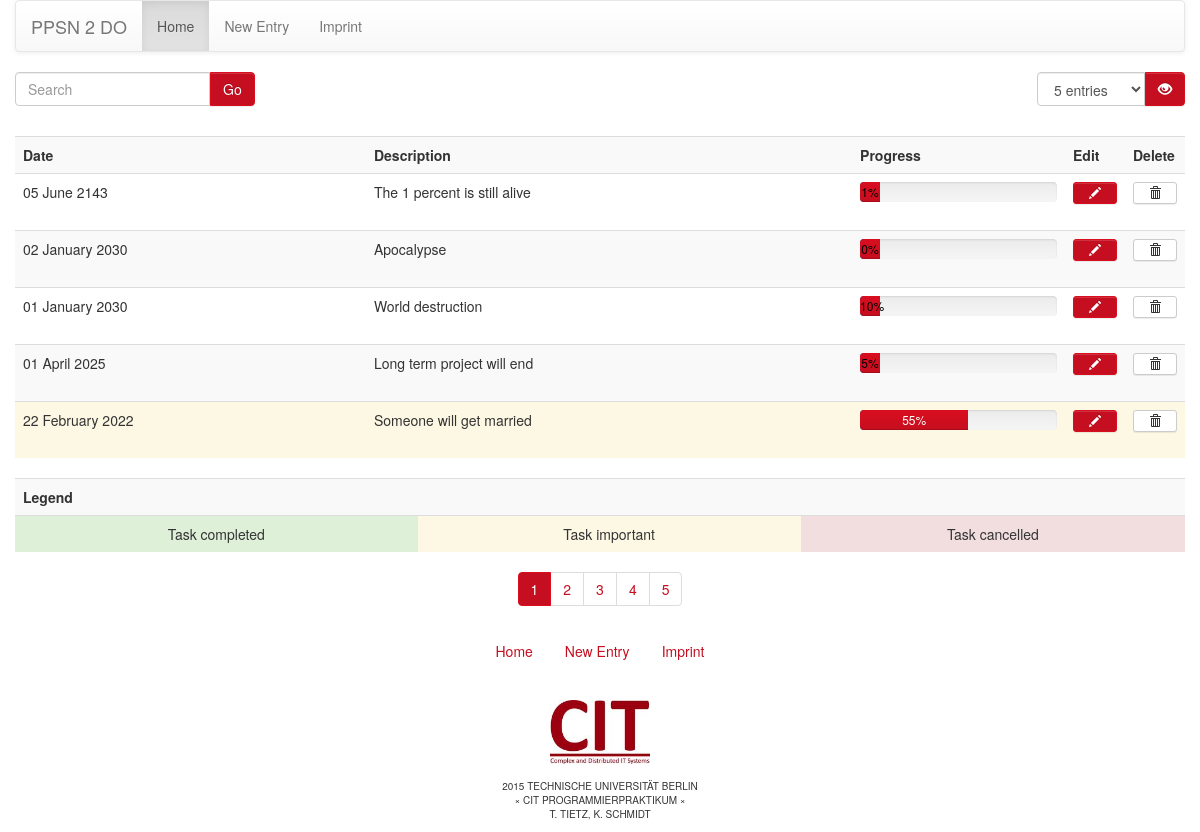
Page /todo/ on the earlier database version.
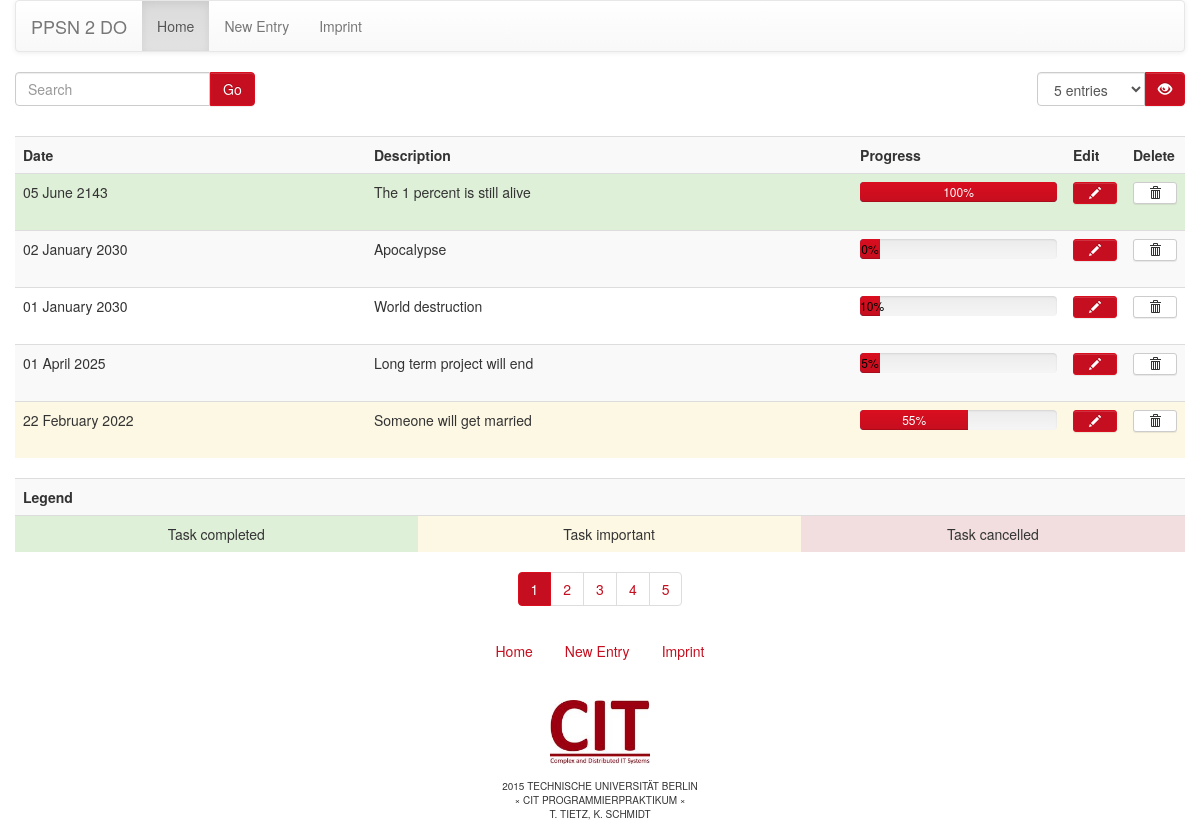
Same page on the later database version.
### todo/models.py (models this page shows, shortened)
class Task(models.Model):
    TASK_STATUS = (
        ('C', 'Cancelled'),
        ('D', 'Done'),
        ('I', 'Important'),
        ('R', 'Running'),
    )
    pub_date = models.DateTimeField("Task published", default=timezone.now)
    task_deadline = models.DateField("Task deadline", default=datetime.datetime.now)
    task_desc = models.CharField("Task description", max_length=500)
    task_progress = models.PositiveSmallIntegerField("Task progress", default=0)
    task_status = models.CharField("Task status", max_length=1, choices=TASK_STATUS, default="R")

### todo/views.py (the view, shortened to what this page needs)
def index(request):
    task_count = Task.objects.count()
    task_list = Task.objects.order_by('-task_deadline')
    list_count = request.GET.get('list_count', '5').strip().split(" ")[0]
    search_query_raw = request.GET.get('search', '').strip().split(" ")
    search_query = []
    del_query = request.GET.get('delete', '')
    page_count, pages, page = 1, 1, 1
    offset, search_count = 0, 0
    limit, info_message, warn_message, search_message = None, None, None, None
    if len(search_query_raw) > 0 and search_query_raw[0] != '':
        for s in search_query_raw:
            tasks = Task.objects.filter(task_desc__icontains=s).values('id')
            if tasks:
                for task in tasks:
                    search_query.append(task.get('id'))
        task_list = Task.objects.filter(id__in = search_query)
        search_count = task_list.count()
        search_message = str(search_count) + ' result(s) for "' + ' '.join(search_query_raw) + '"'
    else :
        if list_count == 'All':
            list_count = 0
        else:
            list_count = int(list_count)
            mod = task_count%list_count
            page_count = int(task_count/list_count)
            if mod > 0: page_count += 1
            page = request.GET.get('page', 1)
            offset = (int(page) - 1 ) * list_count
            if int(page) > 0:
                offset = (int(page) - 1 ) * list_count
                limit = int(page) * list_count
            else :
                limit = list_count
            page_count, pages, page = range(page_count), len(range(page_count)), int(page)-1
    return render(request, 'todo/index.html', {
        'task_list': task_list[offset:limit],
        'list_count': list_count,
        'page_count': page_count,
        'pages': pages,
        'page': page,
        'info_message': info_message,
        'warn_message': warn_message,
        'search_message': search_message,
    })

### todo/templates/todo/index.html (shortened to what this page needs)
<!doctype html>
<html>
<head>
{% load staticfiles %}
<link href="{% static 'todo/css/normalize.css' %}" rel="stylesheet" type="text/css">
<link href="{% static 'todo/css/bootstrap-theme.css' %}" rel="stylesheet" type="text/css">
<link href="{% static 'todo/css/bootstrap.css' %}" rel="stylesheet" type="text/css">
<link href="{% static 'todo/css/style.css' %}" rel="stylesheet" type="text/css">
</head>
<body id="page">
<div class="container">
  <header class="row">
    <nav class="navbar navbar-default">
      <div class="container-fluid">
        <div class="navbar-header"><a class="navbar-brand" href="{% url 'todo:index' %}">PPSN 2 DO</a></div>
        <div class="navbar-collapse">
          <ul class="nav navbar-nav">
            <li class="active"><a href="{% url 'todo:index' %}">Home</a></li>
            <li><a href="{% url 'todo:create' %}">New Entry</a></li>
            <li><a href="{% url 'todo:imprint' %}">Imprint</a></li>
          </ul>
        </div>
      </div>
    </nav>
  </header>
  <nav class="row" style="margin-bottom: 15px; padding-right: 0px;">
    <form action="{% url 'todo:index' %}" method="GET" class="searchForm pull-left">
      <div class="form-group pull-left">
        <input id="searchInput" name="search" type="text" class="form-control" placeholder="Search">
      </div>
      <button type="submit" class="btn btn-primary pull-left">Go</button>
    </form>
    <div class="btn-group pull-right">
      <form action="{% url 'todo:index' %}" method="GET" class="list-control">
          <button type="submit" class="btn btn-primary pull-right"><span class="glyphicon glyphicon-eye-open"></span></button>
          <select class="form-control pull-right" id="listSelect" name="list_count">
              <option{% if list_count == 5 %} selected{% endif %}>5 entries</option>
          </select>
      </form>
    </div>
  </nav>
  <div class="row" id="content">
    <table class="table table-striped table-hover" id="toDoList">
      <tr>
        <th>Date</th>
        <th>Description</th>
        <th>Progress</th>
        <th>Edit</th>
        <th>Delete</th>
      </tr>
    {% if task_list %}
      {% for task in task_list %}
      {% if task.task_status == "C" %}<tr class="danger">
      {% elif task.task_status == "D" %}<tr class="success">
      {% elif task.task_status == "I" %}<tr class="warning">
      {% else %}<tr>
      {% endif %}
        <td>{{ task.task_deadline|date:"d F Y" }}</td>
        <td>{{ task.task_desc }}</td>
        <td><div class="progress">
            <div class="progress-bar" style="min-width: 10%; width: {{ task.task_progress }}%;{% if task.task_progress <= 10 %}color: rgba(0,0,0,1);{% endif %}">{{ task.task_progress }}%</div>
          </div></td>
        <td><button type="button" class="btn btn-primary btn-xs btn-block" onclick="location.href = '{% url 'todo:edit' task.id %}'"><span class="glyphicon glyphicon-pencil"></span></button></td>
        <td><button type="button" class="btn btn-default btn-xs btn-block" data-toggle="modal" data-target="#delPopup{{ task.id }}"><span class="glyphicon glyphicon-trash"></span></button></td>
      </tr>
      {% endfor %}
  {% else %}
  	<tr><td colspan="6" class="text-center">0 tasks found. Nothing to do ... for now!</td></tr>
  {% endif %}
    </table>
    <table class="table table-striped text-center">
      <tr>
        <th colspan="3">Legend</th>
      </tr>
      <tr>
        <td class="success">Task completed</td>
        <td class="warning">Task important</td>
        <td class="danger">Task cancelled</td>
      </tr>
    </table>
  </div>
  <footer class="row text-center">
    {% if pages > 1 %}
    <nav class="col-xs-12">
      <ul class="pagination" style="margin-top: 0 !important;">
        {% for i in page_count %}
        <li{% if i == 0 and page < 1 or i == page %} class="active"{% endif %}>
        	<a href="{% url 'todo:index' %}?page={{ i|add:'1' }}&list_count={% if list_count == 0 %}All{% else %}{{ list_count }}{% endif %}+entries">{{ i|add:'1' }}</a>
        {% endfor %}
      </ul>
    </nav>
    {% endif %}
    <nav class="col-xs-12 navbar">
      <ul class="nav nav-pills" style="display: inline-block !important">
        <li><a href="{% url 'todo:index' %}">Home</a></li>
        <li><a href="{% url 'todo:create' %}">New Entry</a></li>
        <li><a href="{% url 'todo:imprint' %}">Imprint</a></li>
      </ul>
    </nav>
    <p class="col-xs-12 copy text-uppercase"> <a href="https://www.cit.tu-berlin.de/"><img alt="Complex and Distributed IT Systems" src="{% static 'todo/img/cit_logo.jpg' %}" width="100"></a><br>
      <br>
      2015 Technische Universit&auml;t Berlin<br>
      &times; CIT Programmierpraktikum &times;<br>
      T. Tietz, K. Schmidt</p><br>
  </footer>
</div>
</body>
</html>

### todo/static/todo/css/style.css (style rules this page uses)
a, .pagination > li > a, .pagination > li > span { color: rgba(197,14,31,1); }
.btn-primary, .pagination .active a { background-color: rgba(197,14,31,1); border-color: rgba(217,14,31,1); }
.searchForm button, .list-control button { border-top-left-radius: 0px; border-bottom-left-radius: 0px; }
.searchForm input, .list-control .form-control { display: inline-block; width: auto; border-top-right-radius: 0px; border-bottom-right-radius: 0px; }
.progress-bar { background-image: -webkit-linear-gradient(top, #d90e1f 0%, #c50e1f 100%); background-image: -o-linear-gradient(top, #d90e1f 0%, #c50e1f 100%); background-image: -webkit-gradient(linear, left top, left bottom, from(#d90e1f), to(#c50e1f)); background-image: linear-gradient(to bottom, #d90e1f 0%, #c50e1f 100%); filter: progid:DXImageTransform.Microsoft.gradient(startColorstr='#ffd90e1f', endColorstr='#ffc50e1f', GradientType=0); background-repeat: repeat-x; }
.table th:nth-of-type(1) { white-space: nowrap; }
.table th:nth-of-type(4), .table th:nth-of-type(5) { width: 60px; }
.copy { font-size: 10px; }

Differences in the rows shown:
changed Task "05 June 2143": task_status "R" → "D" (drawn); task_progress "1" → "100"
